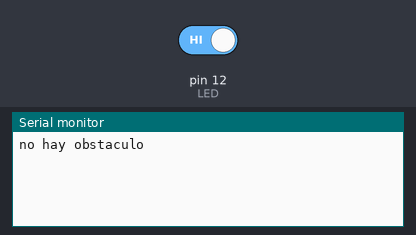
Simulated run of this sketch. Board: Arduino Uno, built with avr-gcc and run on an emulated ATmega328P. On the bench: the last lines printed to the serial monitor. Inputs (shaded band) come from the test bench; at power-on: pin 12 (LED) HIGH.

Above: at 1.2 s.
1.3 s: pin 12 (LED) driven LOW
At 2.0 s:
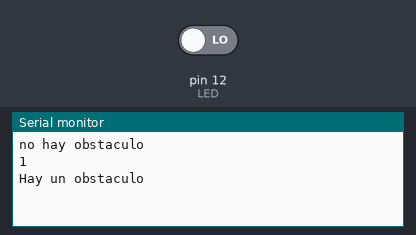
2.8 s: pin 12 (LED) driven HIGH
At 3.1 s:
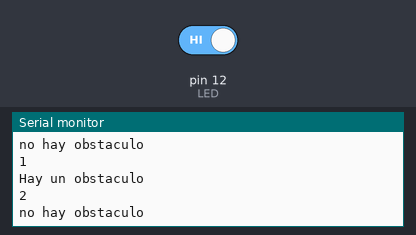

Measured:
- after the input at 1.3 s, the serial monitor: prints a new line at once (image 1)
- after the input at 2.8 s, the serial monitor: prints a new line at once (image 2)

The sketch:

sensor_FC_51.ino
```cpp
#define LED 12
int contador = 0;
int estado = 0;

void setup() {
  Serial.begin(115200);
  pinMode(LED, INPUT);
}

void loop() {
  estado = digitalRead(LED);

  if (estado == LOW) {
    contador=contador+1;
    Serial.println("Hay un obstaculo");
    while (estado == LOW) {
      estado = digitalRead(LED);
    }
  }
  else {
    contador=contador+1;
    Serial.println("no hay obstaculo");
    while (estado == HIGH) {
      estado = digitalRead(LED);
    }
  }
  Serial.println(contador);
  if (contador > 24) {
    contador = 0;
  }
}
```
